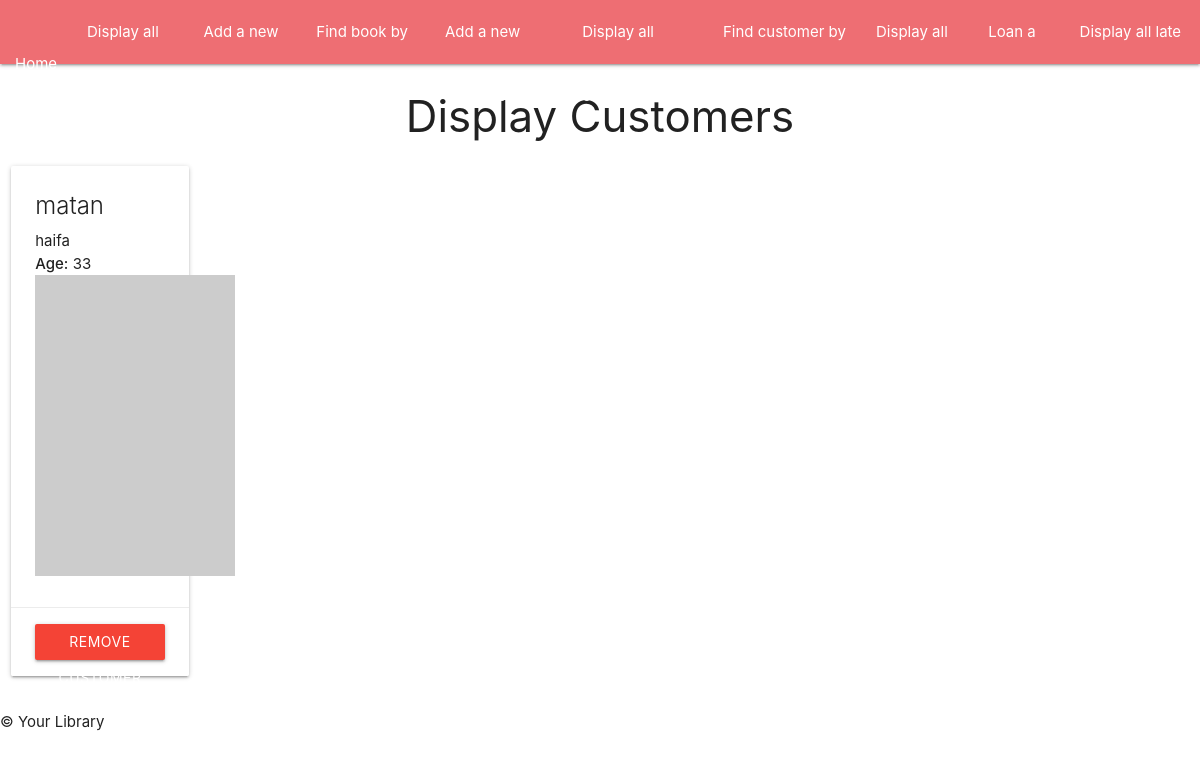
The page /customers on the database as committed earlier.
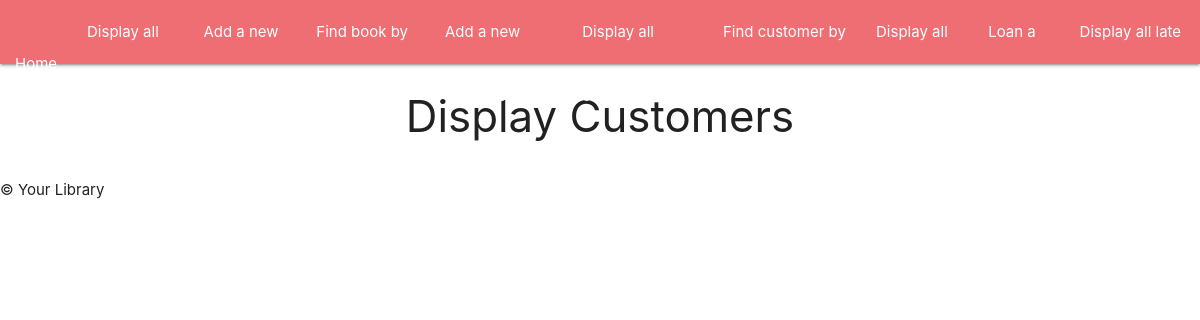
The same page on the database as committed later.
### tables this page shows
CREATE TABLE customers
                         (id INTEGER PRIMARY KEY,
                         name TEXT,
                         city TEXT,
                         age INTEGER
                         );

### app.py (the view)
@app.route('/customers', methods=['GET'])
def displayCustomers():
    all_customers = customer_instance.displayAllCustomers()
    return render_template("displaycustomers.html", customers=all_customers)

### tools/customers.py (called while the page is built)
    def displayAllCustomers(self):
        self.cur.execute('SELECT * FROM customers')
        all_customers = self.cur.fetchall()
        return all_customers

### templates/displaycustomers.html (shortened to what this page needs)
{% extends "index.html" %}
{% block content %}
<div>
    <h3 class="center-align">Display Customers</h3>
    <div class="row">
        {% for customer in customers %}
        <div class="col s2 m2">
            <div class="card">
                <div class="card-content">
                    <span class="card-title">{{ customer[1] }}</span>
                    <p>{{ customer[2] }}</p>
                    <p><strong>Age:</strong> {{ customer[3] }}</p>
                    <img src="https://picsum.photos/200/30{{customer[0]}}">
                </div>
                <div class="card-action">
                    <form method="POST" action="{{ url_for('removeCustomer') }}">
                        <button type="submit" class="btn red">Remove Customer</button>
                    </form>
                </div>
            </div>
        </div>
        {% endfor %}
    </div>
</div>
{% endblock %}

Rows that differ between the two databases and show on the page:
removed customers: name "matan", city "haifa", age "33"
